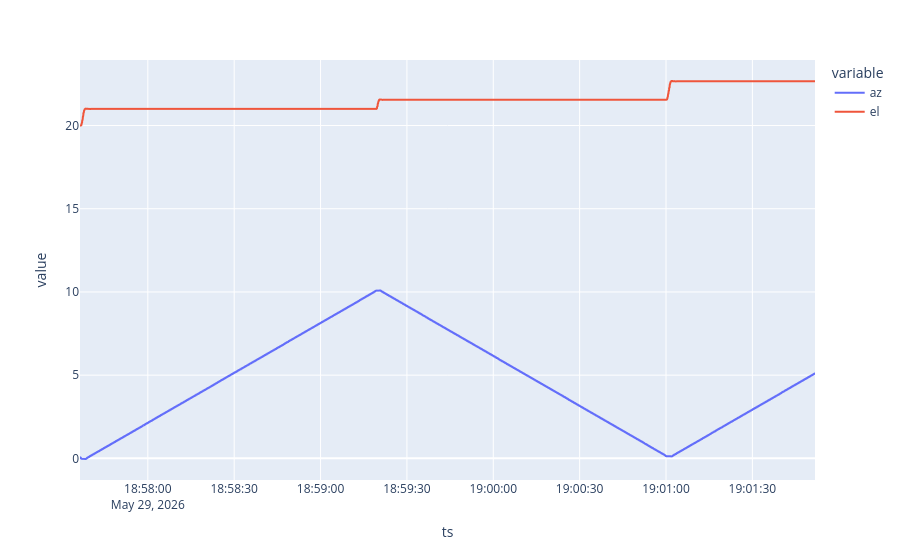

The notebook cell this image was saved under:
### Code cell
with h5py.File('neu.h5', 'r') as f:
    df = pd.DataFrame({'ts': f['timestamp'][:], 'az': f['az'][:], 'el': f['el'][:]})
df.index = pd.to_datetime(df.ts, unit='ms', utc=True)
df.drop(columns=['ts'], inplace=True)
df.plot()

### Figure 1 — Plotly figure (JSON) as saved in the notebook; plotly's stock layout.template omitted (floating-point values rounded to 4 significant figures; data arrays with more than 128 entries replaced by an {"elided": "..."} marker saying what was removed)
{"data": [{"hovertemplate": "variable=az<br>ts=%{x}<br>value=%{y}<extra></extra>", "legendgroup": "az", "line": {"color": "#636efa", "dash": "solid"}, "marker": {"symbol": "circle"}, "mode": "lines", "name": "az", "showlegend": true, "type": "scattergl", "x": {"elided": "2548 str values"}, "xaxis": "x", "y": {"elided": "2548 float values"}, "yaxis": "y"}, {"hovertemplate": "variable=el<br>ts=%{x}<br>value=%{y}<extra></extra>", "legendgroup": "el", "line": {"color": "#EF553B", "dash": "solid"}, "marker": {"symbol": "circle"}, "mode": "lines", "name": "el", "showlegend": true, "type": "scattergl", "x": {"elided": "2548 str values"}, "xaxis": "x", "y": {"elided": "2548 float values"}, "yaxis": "y"}], "layout": {"autosize": true, "legend": {"title": {"text": "variable"}, "tracegroupgap": 0}, "margin": {"t": 60}, "xaxis": {"anchor": "y", "autorange": true, "domain": [0, 1], "range": ["2026-05-29 18:57:36.442", "2026-05-29 19:01:51.754"], "title": {"text": "ts"}, "type": "date"}, "yaxis": {"anchor": "x", "autorange": true, "domain": [0, 1], "range": [-1.3, 23.94], "title": {"text": "value"}, "type": "linear"}}}
